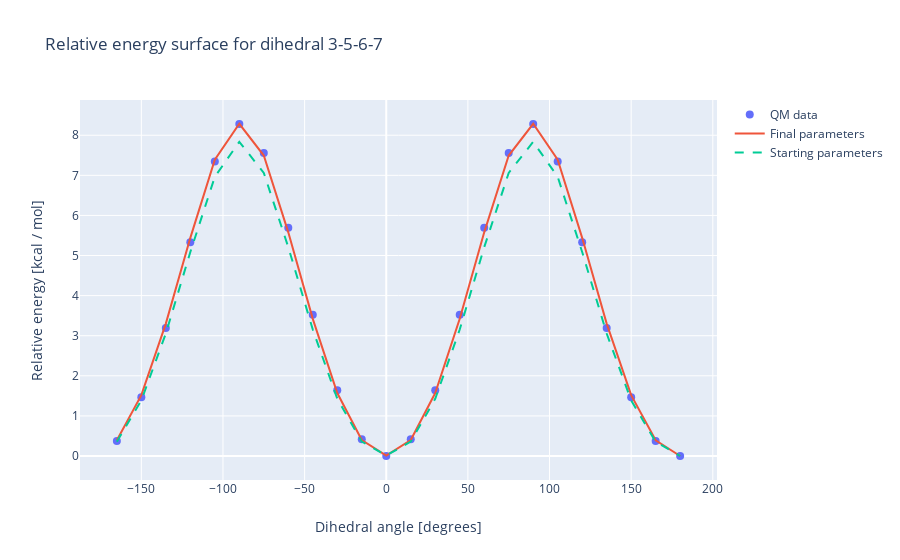

Notebook code for this chart:
### Code cell
# This has produced a new folder with a graph of the results but we can plot the graph again here,
# The output infomation is stored in the optimisation_log text file
import plotly
import plotly.graph_objects as go
# Collect the data, angles, qm , mm, inital mm
data = [[], [], [], []]
with open('Optimiser_log.txt') as opt_log:
    lines = opt_log.readlines()
    for i, line in enumerate(lines):
        if 'Angle' in line:
            i += 1
            break
            
for line in lines[i:]:
    for x in range(len(line.split())):
        data[x].append(float(line.split()[x])) 

# Set up the plot         
QM_data = go.Scatter(
    x = data[0],
    y = data[1],
    mode = 'markers',
    name = 'QM data',
    marker=dict(size=8)
)

mm_data = go.Scatter(
    x=data[0],
    y=data[2],
    name='Final parameters',
    mode='lines')

initial = go.Scatter(
    x=data[0],
    y=data[3],
    name='Starting parameters',
    mode='lines',
    line=dict(dash='dash'))

# layout
mol_di = mol.dihedrals[mol.scan_order[0]][0]
layout = go.Layout(
    title=f'Relative energy surface for dihedral {mol_di[0]}-{mol_di[1]}-{mol_di[2]}-{mol_di[3]}',
    xaxis_title='Dihedral angle [degrees]',
    yaxis_title='Relative energy [kcal / mol]'
)
data = [QM_data, mm_data, initial]
fig = go.Figure(data=data, layout=layout)
# Plot and embed in ipython notebook!
plotly.offline.iplot(fig, filename='TorsionDrive fitting')

### Figure 1 — Plotly figure (JSON) as saved in the notebook; plotly's stock layout.template omitted (floating-point values rounded to 4 significant figures)
{"data": [{"marker": {"size": 8}, "mode": "markers", "name": "QM data", "type": "scatter", "x": [-165, -150, -135, -120, -105, -90, -75, -60, -45, -30, -15, 0, 15, 30, 45, 60, 75, 90, 105, 120, 135, 150, 165, 180], "y": [0.3716, 1.463, 3.193, 5.329, 7.342, 8.28, 7.555, 5.696, 3.523, 1.641, 0.4184, 0.0003334, 0.4184, 1.641, 3.523, 5.696, 7.555, 8.28, 7.342, 5.329, 3.193, 1.463, 0.3716, 0]}, {"mode": "lines", "name": "Final parameters", "type": "scatter", "x": [-165, -150, -135, -120, -105, -90, -75, -60, -45, -30, -15, 0, 15, 30, 45, 60, 75, 90, 105, 120, 135, 150, 165, 180], "y": [0.3906, 1.517, 3.302, 5.441, 7.389, 8.285, 7.493, 5.579, 3.421, 1.571, 0.3991, 0.01234, 0.3991, 1.571, 3.421, 5.578, 7.493, 8.285, 7.389, 5.441, 3.302, 1.517, 0.3906, 0]}, {"line": {"dash": "dash"}, "mode": "lines", "name": "Starting parameters", "type": "scatter", "x": [-165, -150, -135, -120, -105, -90, -75, -60, -45, -30, -15, 0, 15, 30, 45, 60, 75, 90, 105, 120, 135, 150, 165, 180], "y": [0.3543, 1.387, 3.055, 5.086, 6.963, 7.835, 7.061, 5.208, 3.154, 1.428, 0.3584, 0.01234, 0.3584, 1.428, 3.154, 5.208, 7.061, 7.835, 6.963, 5.086, 3.055, 1.387, 0.3543, 0]}], "layout": {"title": {"text": "Relative energy surface for dihedral 3-5-6-7"}, "xaxis": {"title": {"text": "Dihedral angle [degrees]"}}, "yaxis": {"title": {"text": "Relative energy [kcal / mol]"}}}}
